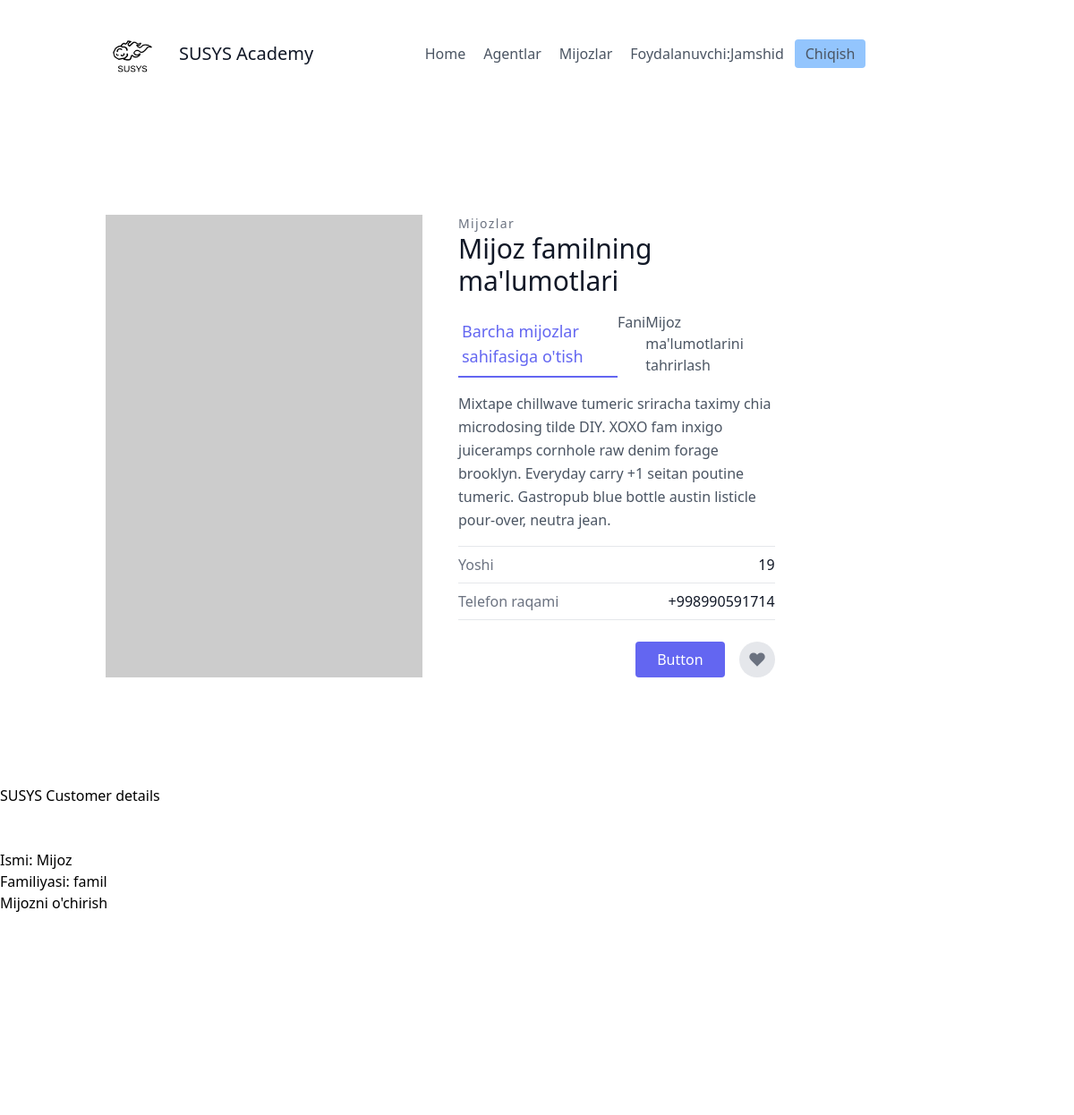
Before: /customers/4/ (signed in, upper part) with the older database file.
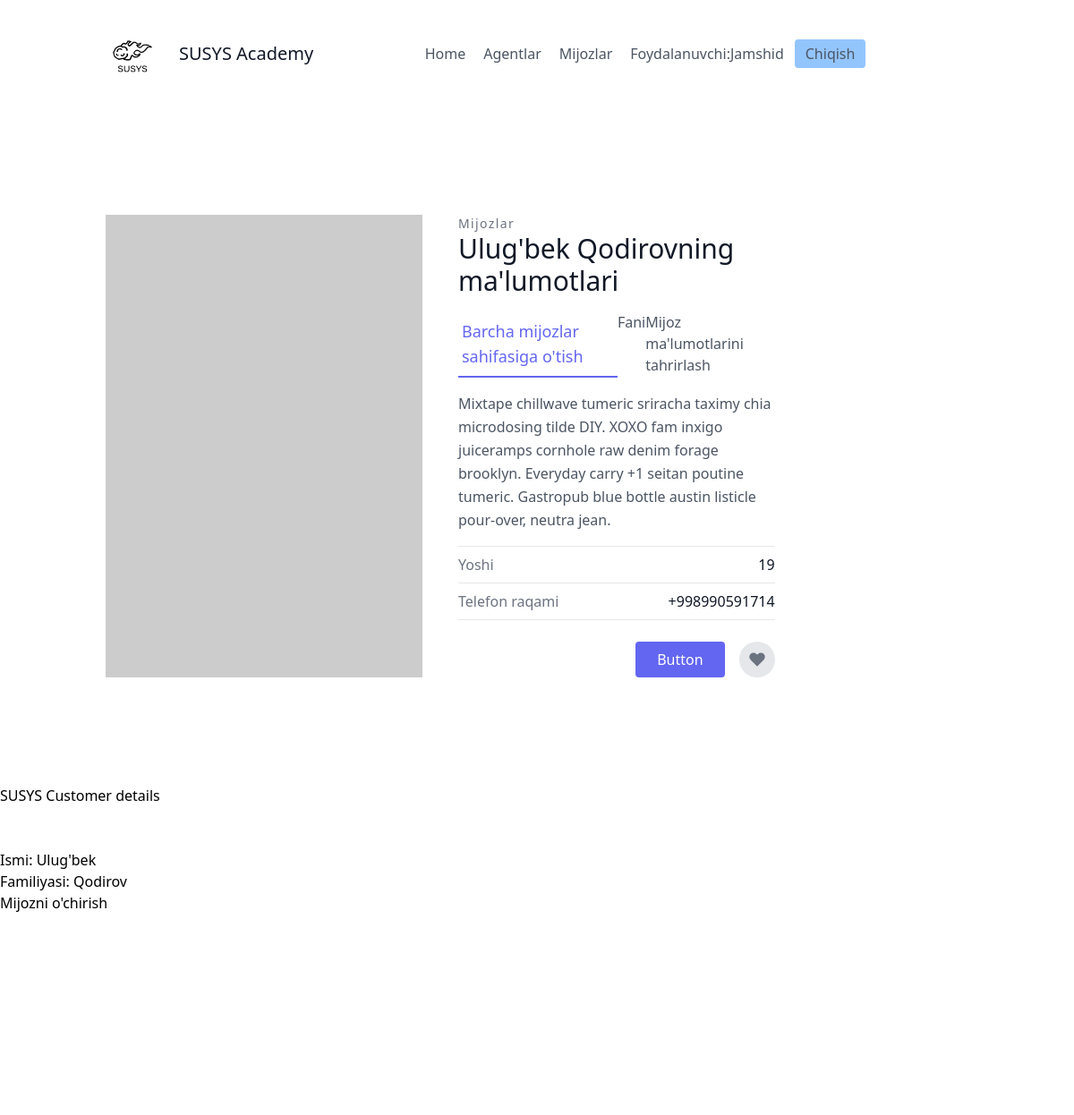
After: the same page with the newer database file.
### customersapp/models.py (models this page shows, shortened)
class User(AbstractUser):
    is_company = models.BooleanField(default=True)
    is_agent = models.BooleanField(default=False)

class Customer(models.Model):
    first_name = models.CharField(max_length=20)
    last_name = models.CharField(max_length=20)
    age = models.IntegerField(default=1)
    company = models.ForeignKey(UserProfile, null=True, on_delete=models.CASCADE)
    agent = models.ForeignKey("Agent", null=True, blank=True, on_delete=models.SET_NULL)
    category = models.ForeignKey("Category", related_name='customer_related_name', null=True, blank=True, on_delete=models.SET_NULL)

### customersapp/views.py (the view)
# urls.py: path('<int:pk>/', CustomerDetailView.as_view(), name = 'customer_details'),
class CustomerDetailView(CompanyAndLoginRequiredMixin, DetailView):
    template_name = 'customers/details.html'
    queryset = Customer.objects.all()
    context_object_name = 'customer'

### agentsapp/mixins.py (called while the page is built)
    def dispatch(self, request, *args, **kwargs):
        if not request.user.is_authenticated or not request.user.is_company:
            return redirect('login')
        return super().dispatch(request, *args, **kwargs)

### customersapp/templates/customers/details.html (shortened to what this page needs)
{% extends 'base.html' %}
{% block content%}
    <section class="text-gray-600 body-font overflow-hidden">
        <div class="container px-5 py-24 mx-auto">
            <div class="lg:w-4/5 mx-auto flex flex-wrap">
                <img alt="ecommerce" class="lg:w-1/2 w-full lg:pr-10 lg:py-6 mb-6 lg:mb-0 object-cover object-center rounded" src="https://dummyimage.com/400x400">
                    <div class="lg:w-1/2 w-full lg:pr-10 lg:py-6 mb-6 lg:mb-0">
                        <h2 class="text-sm title-font text-gray-500 tracking-widest">Mijozlar</h2>
                            <h1 class="text-gray-900 text-3xl title-font font-medium mb-4">{{customer.first_name}} {{customer.last_name}}ning ma'lumotlari
                            </h1>
                                <div class="flex mb-4">
                                    <a href="{% url 'customersapp:customers_list'%}"  class="flex-grow text-indigo-500 border-b-2 border-indigo-500 py-2 text-lg px-1">
                                        Barcha mijozlar sahifasiga o'tish
                                    </a>
                                    <a href="{% url 'customersapp:category_update_detail' customer.pk %}">
                                    Fani
                                        </a>
                                    <a href="{% url 'customersapp:update_customer' customer.pk %}">
                                        Mijoz ma'lumotlarini tahrirlash
                                    </a>
                                </div>
                                <p class="leading-relaxed mb-4">Mixtape chillwave tumeric sriracha taximy chia microdosing tilde DIY. XOXO fam inxigo juiceramps cornhole raw denim forage brooklyn. Everyday carry +1 seitan poutine tumeric. Gastropub blue bottle austin listicle pour-over, neutra jean.
                                </p>
                                <div class="flex border-t border-gray-200 py-2">
                                    <span class="text-gray-500">Yoshi</span>
                                    <span class="ml-auto text-gray-900">{{ customer.age }}</span>
                                </div>
                                <div class="flex border-t border-b mb-6 border-gray-200 py-2">
                                    <span class="text-gray-500">Telefon raqami</span>
                                    <span class="ml-auto text-gray-900">+998990591714</span>
                                </div>
                                <div class="flex">
                                    <button class="flex ml-auto text-white bg-indigo-500 border-0 py-2 px-6 focus:outline-none hover:bg-indigo-600 rounded">Button
                                    </button>
                                    <button class="rounded-full w-10 h-10 bg-gray-200 p-0 border-0 inline-flex items-center justify-center text-gray-500 ml-4">
                                        <svg fill="currentColor" stroke-linecap="round" stroke-linejoin="round" stroke-width="2" class="w-5 h-5" viewBox="0 0 24 24">
                                            <path d="M20.84 4.61a5.5 5.5 0 00-7.78 0L12 5.67l-1.06-1.06a5.5 5.5 0 00-7.78 7.78l1.06 1.06L12 21.23l7.78-7.78 1.06-1.06a5.5 5.5 0 000-7.78z"></path>
                                        </svg>
                                    </button>
                                </div>
                            </div>
                        </div>
                    </div>
                </div>
    <h2>SUSYS Customer details</h2><br><br>
    <h4>Ismi: {{ customer.first_name }}</h4>
    <h4>Familiyasi: {{ customer.last_name }}</h4>
    <a href="{% url 'customersapp:delete_customer' customer.pk %}"> Mijozni o'chirish</a>
{% endblock %}

### frontend/base.html (shortened to what this page needs)
<!DOCTYPE html>
<html lang="en">
<head>
    <link href="https://unpkg.com/tailwindcss@^2/dist/tailwind.min.css" rel="stylesheet">
</head>
<body>
    {% include "details/navbar.html" %}
    <div class="max-w-5xl mx-aito">
        {% block content %}
        {% endblock %}
    {% include 'details/footer.html' %}
</body>
</html>

### frontend/details/navbar.html
{% load static %}
<header class="text-gray-600 body-font">
  <div class="container mx-auto flex flex-wrap p-5 flex-col md:flex-row items-center">
    <a class="flex title-font font-medium items-center text-gray-900 mb-4 md:mb-0">
      <img src="{% static 'img/logo-dark.png' %}" style="width: 80px;" alt="Logo">
      <span class="ml-3 text-xl">SUSYS Academy</span>
    </a>
    <nav class="md:ml-auto md:mr-auto flex flex-wrap items-center text-base justify-center">
      <a href="/" class="mr-5 hover:text-gray-900">Home</a>
    {% if not request.user.is_authenticated %}
      </nav>
        <button class="inline-flex items-center bg-blue-300 border-0 py-1 px-3 focus:outline-none hover:bg-blue-200 rounded text-base mt-4 md:mt-0" style="margin-right: 20px">
          <a href="{% url 'signup' %}">Ro'yxatdan o'tish
          </a>
        </button>
    {% else %}
      {% if request.user.is_company %}
      <a href="/agents/" class="mr-5 hover:text-grey-900">Agentlar</a>
      {% endif %}
      <a href="/customers/" class="mr-5 hover:text-gray-900">Mijozlar</a>
    {% endif %}
    {% if request.user.is_authenticated %}
      Foydalanuvchi:{{ request.user.username }}
        <button class="ml-3 inline-flex items-center bg-blue-300 border-0 py-1 px-3 focus:outline-none hover:bg-blue-200 rounded text-base mt-4 md:mt-0">
          <a href="{% url 'logout' %}">
            Chiqish
          </a>
        </button>
      {% else %}
        <button class="inline-flex items-center bg-blue-300 border-0 py-1 px-3 focus:outline-none hover:bg-blue-200 rounded text-base mt-4 md:mt-0">
          <a href="{% url 'login' %}">
            Kirish
          </a>
        </button>
    {% endif %}
  </div>
</header>

### frontend/details/footer.html (shortened to what this page needs)
{% load static %}
    <footer class="text-gray-600 body-font">
    <div class="container px-5 py-8 mx-auto flex items-center sm:flex-row flex-col">
      <a class="flex title-font font-medium items-center md:justify-start justify-center text-gray-900">
        <img src="{% static 'img/logo-dark.png' %}" alt="">
      </a>

Changed rows visible on the page:
changed Customer: first_name "Mijoz" → "Ulug'bek"; last_name "famil" → "Qodirov"
